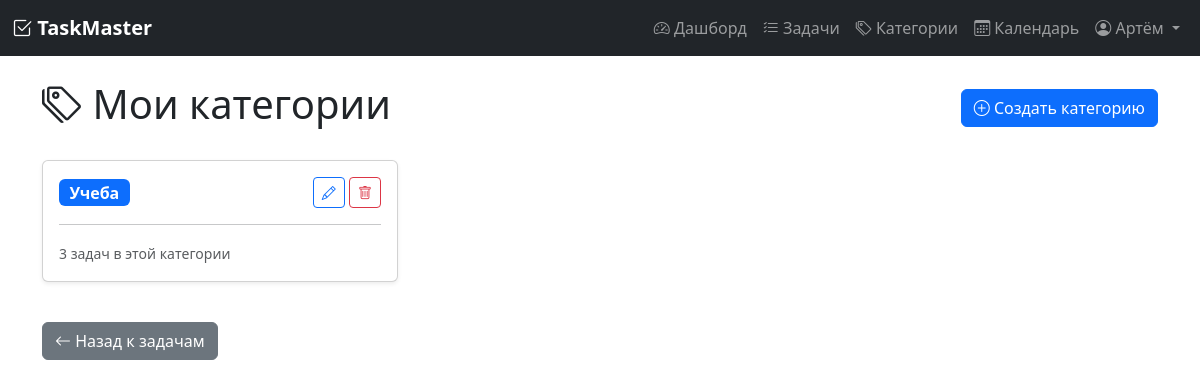
The app's page /categories (signed in), older data.
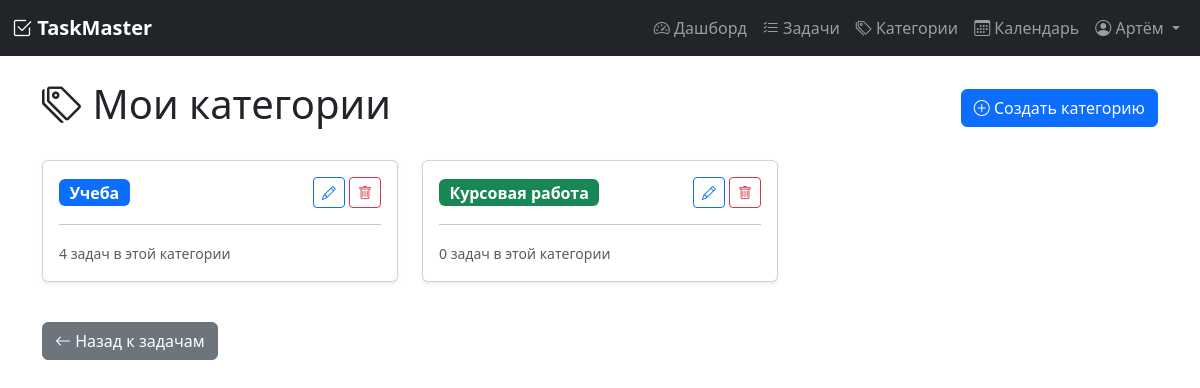
The same page, newer data.
### models.py (models this page shows, shortened)
class Category(db.Model):
    __tablename__ = 'category'
    id = db.Column(db.Integer, primary_key=True)
    name = db.Column(db.String(50), nullable=False)
    color = db.Column(db.String(7), default='#6c757d')  # HEX цвет
    user_id = db.Column(db.Integer, db.ForeignKey('user.id'), nullable=False)
    tasks = db.relationship('Task', backref='category', lazy=True)

### app.py (the view)
@app.route('/categories')
@login_required
def categories():
    user_categories = Category.query.filter_by(user_id=current_user.id).all()
    return render_template('categories.html', categories=user_categories)

### app.py (called while the page is built)
@login_manager.user_loader
def load_user(user_id):
    return User.query.get(int(user_id))

### templates/categories.html (shortened to what this page needs)
{% extends "base.html" %}
{% block content %}
<div class="d-flex justify-content-between align-items-center mb-4">
    <h1><i class="bi bi-tags"></i> Мои категории</h1>
    <a href="{{ url_for('category_create') }}" class="btn btn-primary">
        <i class="bi bi-plus-circle"></i> Создать категорию
    </a>
</div>
{% if categories %}
    <div class="row">
        {% for category in categories %}
            <div class="col-md-4 mb-3">
                <div class="card shadow-sm">
                    <div class="card-body">
                        <div class="d-flex justify-content-between align-items-center">
                            <div>
                                <span class="badge" style="background-color: {{ category.color }}; font-size: 1rem;">
                                    {{ category.name }}
                                </span>
                            </div>
                            <div>
                                <a href="{{ url_for('category_edit', category_id=category.id) }}"
                                   class="btn btn-sm btn-outline-primary">
                                    <i class="bi bi-pencil"></i>
                                </a>
                                <form action="{{ url_for('category_delete', category_id=category.id) }}"
                                      method="POST" class="d-inline"
                                      onsubmit="return confirm('Удалить категорию? Задачи без категории останутся')">
                                    <button type="submit" class="btn btn-sm btn-outline-danger">
                                        <i class="bi bi-trash"></i>
                                    </button>
                                </form>
                            </div>
                        </div>
                        <hr>
                        <small class="text-muted">
                            {% set task_count = namespace(count=0) %}
                            {% for task in current_user.tasks %}
                                {% if task.category_id == category.id %}
                                    {% set task_count.count = task_count.count + 1 %}
                                {% endif %}
                            {% endfor %}
                            {{ task_count.count }} задач в этой категории
                        </small>
                    </div>
                </div>
            </div>
        {% endfor %}
    </div>
{% else %}
    <div class="alert alert-info">
        <i class="bi bi-info-circle"></i> У вас пока нет категорий.
        <a href="{{ url_for('category_create') }}">Создайте первую категорию</a>
    </div>
{% endif %}
<div class="mt-4">
    <a href="{{ url_for('tasks') }}" class="btn btn-secondary">
        <i class="bi bi-arrow-left"></i> Назад к задачам
    </a>
</div>
{% endblock %}

Row changes from the older to the newer data that the page shows:
computed for Category "Учеба": count "3" → "4"
added Category: name "Курсовая работа", count "0"
